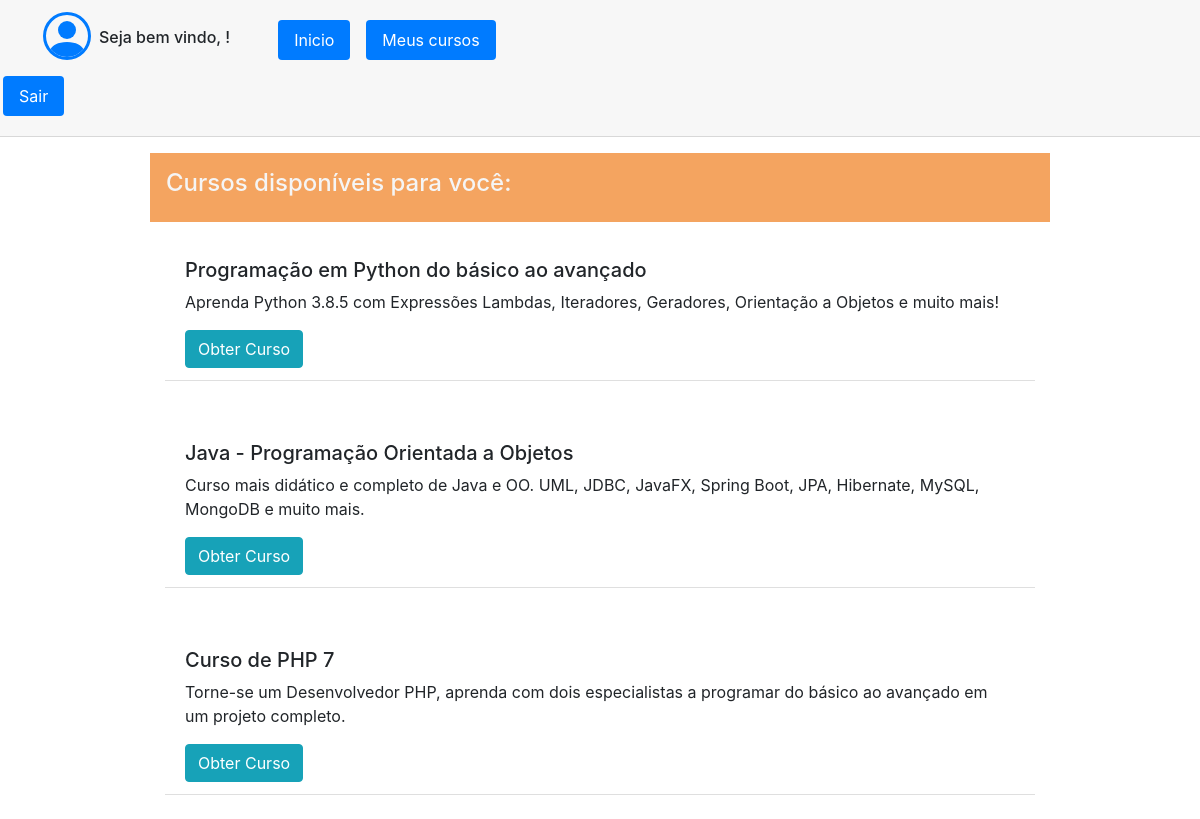
The app's page /home.php with its own data.
### tables this page shows
CREATE TABLE `tb_cursos` (
  `id_curso` int(11) NOT NULL AUTO_INCREMENT,
  `nome_curso` text NOT NULL,
  `descricao` text DEFAULT NULL,
  PRIMARY KEY (`id_curso`)
);

### home.php (the view, shortened to what this page needs)
<?php
include('connection.php');
?>
<html lang="pt-br">
<head>
    <link rel="stylesheet" href="https://cdn.jsdelivr.net/npm/bootstrap@4.5.3/dist/css/bootstrap.min.css">
</head>
<body>
    <div class="card-header row">
        <ul class="nav nav-pills card-header-pills col-6">
            <li class="nav-item ml-5 ">
            </li>
            <li class="nav-item ml-2 mt-3">
                <h6>Seja bem vindo, <?php echo $_SESSION['usuario']; ?>!</h6>
            </li>
            <li class="nav-item">
                <a class="nav-link active ml-5 m-2" href="home.php">Inicio</a>
            </li>
            <li class="nav-item ">
                <a class="nav-link active m-2" href="./view-courses.php">Meus cursos</a>
            </li>
            <li class="nav-item">
                <a class="nav-link active m-2" href="./logout.php">Sair</a>
            </li>
        </ul>
    </div>
    <div class="container mt-3 p-3"  style="width: 900px; background-color: SandyBrown;">
        <h4 style="color: whiteSmoke;">Cursos disponíveis para você:</h4>
    </div>
    <?php
    $query = "select id_curso, nome_curso, descricao from tb_cursos";
    $result = mysqli_query($con, $query);
    while ($row = mysqli_fetch_array($result)) {
        echo
        "<div class='container mt-4' style='width: 900px;'>
         <ul class='list-group list-group-flush'>
            <li class='list-group-item'>
                <h5>$row[1]</h5>
                <p>$row[2]</p>
                <button type='button' class='btn btn-info'>
                    <a href='./courses.php?id=$row[0]' style='text-decoration: none; color: white'>
                        Obter Curso
                    </a>
                </button>
            </li>
            <li class='list-group-item'></li>
        </ul>
    </div>";
    }
    ?>
</body>
</html>

### records on screen
tb_cursos: nome_curso "Programação em Python do básico ao avançado", descricao "Aprenda Python 3.8.5 com Expressões Lambdas, Iteradores, Geradores, Orientação a Objetos e muito mais!"
tb_cursos: nome_curso "Java - Programação Orientada a Objetos", descricao "Curso mais didático e completo de Java e OO. UML, JDBC, JavaFX, Spring Boot, JPA, Hibernate, MySQL, MongoDB e muito mais."
tb_cursos: nome_curso "Curso de PHP 7", descricao "Torne-se um Desenvolvedor PHP, aprenda com dois especialistas a programar do básico ao avançado em um projeto completo."
